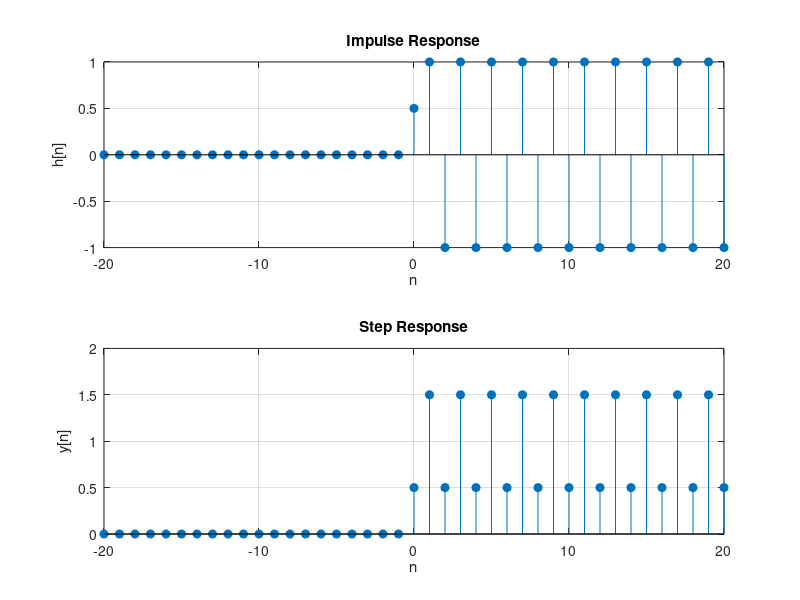

Here is the MATLAB script that generated this plot:
n = -20:20;

b = [0.5 1.5];
a = [1 1];

x1 = [zeros(1,20) 1 zeros(1,20)];
x2 = [zeros(1,20) ones(1,21)];

h = filter(b,a,x1);
s = filter(b,a,x2);

subplot(2,1,1)
stem(n,h,'filled')
grid on
title('Impulse Response')
xlabel('n')
ylabel('h[n]')

subplot(2,1,2)
stem(n,s,'filled')
grid on
title('Step Response')
xlabel('n')
ylabel('y[n]')
